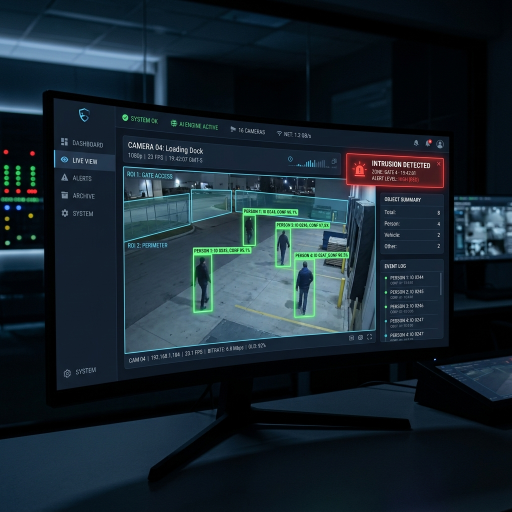
#> input picture cogniview_dashboard_mockup.png, 1024 x 1024 px (shown at 1/2 size)
$ python -i preprocessing.py   (imports and definitions only)
#> lines starting #> are read from the running program, lines starting #| are printed output that depends on the picture
"""
COGNIVIEW — Module 2: Preprocessing
Stateless functions to normalize raw frames before detection.
Handles resize, colour conversion, and optional histogram equalisation.
"""

import cv2
import numpy as np


def resize_frame(frame, width=640, height=480):
    """
    Resize frame to the target resolution.

    Args:
        frame: Input BGR frame (numpy array).
        width: Target width in pixels.
        height: Target height in pixels.

    Returns:
        Resized frame as numpy array.
    """
    return cv2.resize(frame, (width, height), interpolation=cv2.INTER_LINEAR)


def bgr_to_rgb(frame):
    """
    Convert BGR frame (OpenCV default) to RGB (YOLO expected input).

    Args:
        frame: Input BGR frame.

    Returns:
        RGB frame as numpy array.
    """
    return cv2.cvtColor(frame, cv2.COLOR_BGR2RGB)


def equalise_histogram(frame):
    """
    Apply CLAHE histogram equalisation to improve contrast in low-light frames.
    Operates on the luminance channel in LAB colour space to avoid colour distortion.

    Args:
        frame: Input BGR frame.

    Returns:
        Contrast-enhanced BGR frame.
    """
    lab = cv2.cvtColor(frame, cv2.COLOR_BGR2LAB)
    l_channel, a_channel, b_channel = cv2.split(lab)

    clahe = cv2.createCLAHE(clipLimit=2.0, tileGridSize=(8, 8))
    l_enhanced = clahe.apply(l_channel)

    enhanced_lab = cv2.merge([l_enhanced, a_channel, b_channel])
    enhanced_bgr = cv2.cvtColor(enhanced_lab, cv2.COLOR_LAB2BGR)
    return enhanced_bgr


def preprocess_frame(frame, width=640, height=480, equalise=False):
    """
    Full preprocessing pipeline: resize → optional equalisation → BGR to RGB.

    Args:
        frame: Raw BGR frame from VideoInput.
        width: Target width.
        height: Target height.
        equalise: Whether to apply histogram equalisation.

    Returns:
        tuple: (bgr_resized, rgb_frame)
            - bgr_resized: Resized BGR frame for visualization.
            - rgb_frame: Preprocessed RGB frame for detection.
    """
    resized = resize_frame(frame, width, height)

    if equalise:
        resized = equalise_histogram(resized)

    rgb = bgr_to_rgb(resized)
    return resized, rgb

>>> import cv2
>>> picture = cv2.imread('cogniview_dashboard_mockup.png')
#> picture is the input picture: shape (1024, 1024, 3); mean B, G, R 47.3, 38.1, 24.1
>>> result = preprocess_frame(picture)
#> in resize_frame, `return cv2.resize(frame, (width, height), interpolation=cv2.INTER_LINE..`:
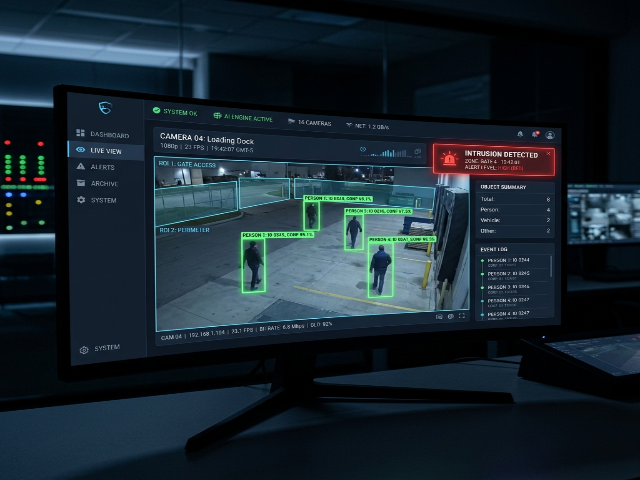
#> returned value: shape (480, 640, 3); mean of channels 0, 1, 2 47.2, 38, 24; drawn as B, G, R
